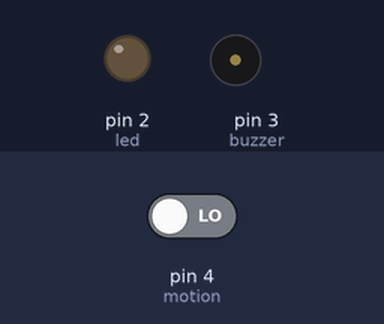
Bench run of a sketch on a simulated Arduino Uno, built with avr-gcc and run on an emulated ATmega328P. Parts: output pins drawn as LEDs (lit = HIGH), buzzer (waves = sounding, pin HIGH). Inputs (shaded band) come from the test bench; at power-on: pin 4 (motion) LOW.

Above: at 1.2 s.
1.3 s: pin 4 (motion) driven HIGH
At 1.6 s:
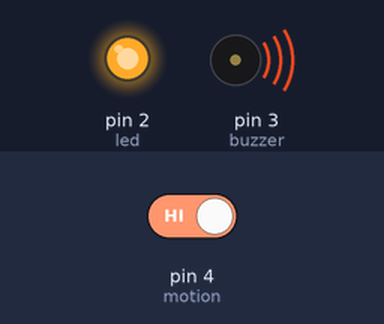
2.8 s: pin 4 (motion) driven LOW
At 4.3 s:
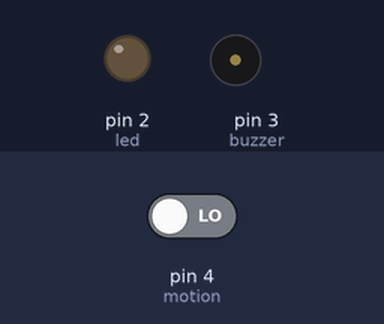
Timing chart, 0 to 5.8 s (numbered marks = the images above; inputs shaded):
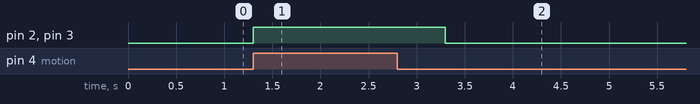

The sketch:

Motion_Sensor.ino
```cpp
int led = 2;
int buzzer = 3;
int motion = 4;
void setup() {
  pinMode(led, OUTPUT);
  pinMode(buzzer, OUTPUT);
  pinMode(motion, INPUT);
  digitalWrite(motion, 0);
}

void loop() {
  int data = digitalRead(motion);

  if(data == 1){
    digitalWrite(buzzer, 500);
    digitalWrite(led,1);
    delay(1000);
  }
  else{
    digitalWrite(buzzer, 0);
    digitalWrite(led,0);
  }
}
```

Measured:
- after the input at 1.3 s, pin 2 (led), pin 3 (buzzer): LOW → HIGH at once
- after the input at 2.8 s, pin 2 (led), pin 3 (buzzer): HIGH → LOW after 0.50 s
